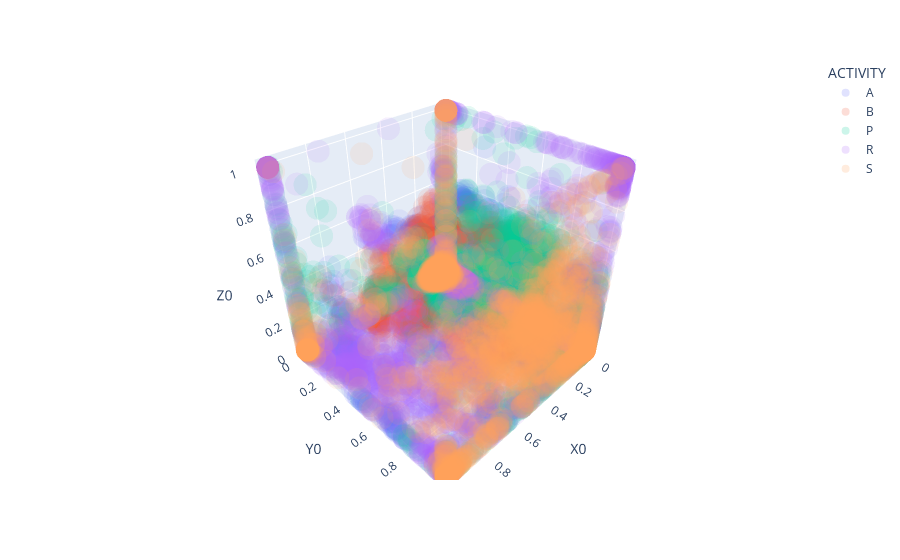

Source (notebook cell):
### Code cell
n = str(0)
dd = dfmain[dfmain['ACTIVITY'].isin(['A', 'B', 'P', 'R', 'S'])]

print(dd.columns)
px.scatter_3d(dd, x='X'+n, y='Y'+n, z='Z'+n, opacity=0.1, color='ACTIVITY')

### Figure 1 — Plotly figure (JSON) as saved in the notebook; plotly's stock layout.template omitted (floating-point values rounded to 4 significant figures; data arrays with more than 128 entries replaced by an {"elided": "..."} marker saying what was removed)
{"data": [{"hovertemplate": "ACTIVITY=A<br>X0=%{x}<br>Y0=%{y}<br>Z0=%{z}<extra></extra>", "legendgroup": "A", "marker": {"color": "#636efa", "opacity": 0.1, "symbol": "circle"}, "mode": "markers", "name": "A", "scene": "scene", "showlegend": true, "type": "scatter3d", "x": {"elided": "4133 float values"}, "y": {"elided": "4133 float values"}, "z": {"elided": "4133 float values"}}, {"hovertemplate": "ACTIVITY=B<br>X0=%{x}<br>Y0=%{y}<br>Z0=%{z}<extra></extra>", "legendgroup": "B", "marker": {"color": "#EF553B", "opacity": 0.1, "symbol": "circle"}, "mode": "markers", "name": "B", "scene": "scene", "showlegend": true, "type": "scatter3d", "x": {"elided": "4175 float values"}, "y": {"elided": "4175 float values"}, "z": {"elided": "4175 float values"}}, {"hovertemplate": "ACTIVITY=P<br>X0=%{x}<br>Y0=%{y}<br>Z0=%{z}<extra></extra>", "legendgroup": "P", "marker": {"color": "#00cc96", "opacity": 0.1, "symbol": "circle"}, "mode": "markers", "name": "P", "scene": "scene", "showlegend": true, "type": "scatter3d", "x": {"elided": "4351 float values"}, "y": {"elided": "4351 float values"}, "z": {"elided": "4351 float values"}}, {"hovertemplate": "ACTIVITY=R<br>X0=%{x}<br>Y0=%{y}<br>Z0=%{z}<extra></extra>", "legendgroup": "R", "marker": {"color": "#ab63fa", "opacity": 0.1, "symbol": "circle"}, "mode": "markers", "name": "R", "scene": "scene", "showlegend": true, "type": "scatter3d", "x": {"elided": "4174 float values"}, "y": {"elided": "4174 float values"}, "z": {"elided": "4174 float values"}}, {"hovertemplate": "ACTIVITY=S<br>X0=%{x}<br>Y0=%{y}<br>Z0=%{z}<extra></extra>", "legendgroup": "S", "marker": {"color": "#FFA15A", "opacity": 0.1, "symbol": "circle"}, "mode": "markers", "name": "S", "scene": "scene", "showlegend": true, "type": "scatter3d", "x": {"elided": "4183 float values"}, "y": {"elided": "4183 float values"}, "z": {"elided": "4183 float values"}}], "layout": {"legend": {"title": {"text": "ACTIVITY"}, "tracegroupgap": 0}, "margin": {"t": 60}, "scene": {"domain": {"x": [0, 1], "y": [0, 1]}, "xaxis": {"title": {"text": "X0"}}, "yaxis": {"title": {"text": "Y0"}}, "zaxis": {"title": {"text": "Z0"}}}}}
